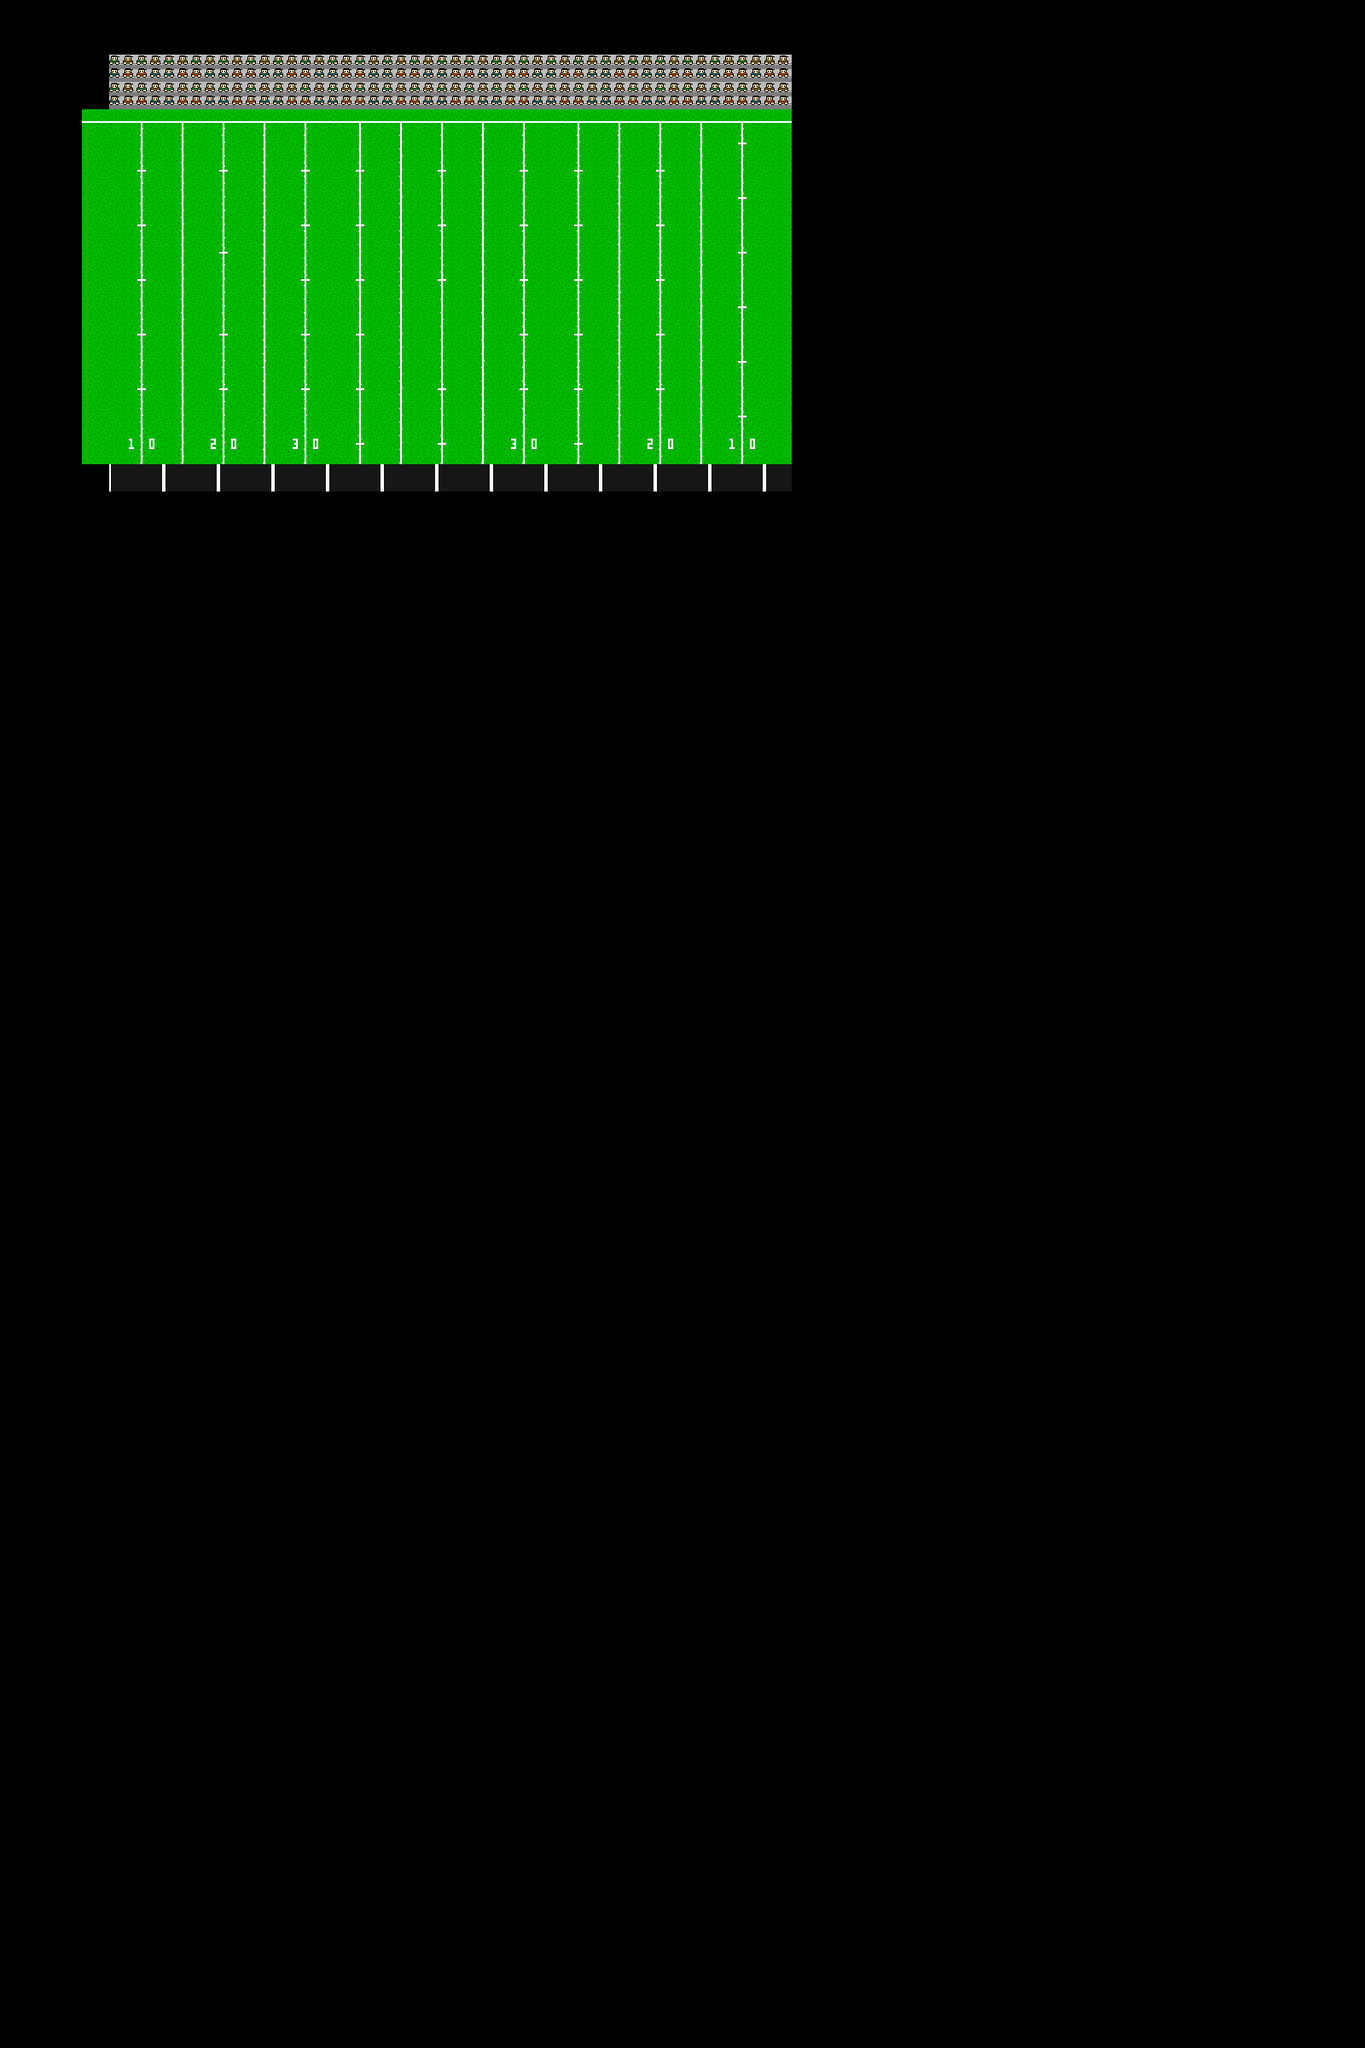

The image is a tile-based game level rendered from a .tmx file. Its description and source (layers, tilesets, objects; grid data summarised) follow:
An orthogonal 50x75 tile map with 32x32 px tiles, 2 tile layers (Tile Layer 1, Tile Layer 2), 4 tilesets and 6 objects (toHall).

<map version="1.0" orientation="orthogonal" width="50" height="75" tilewidth="32" tileheight="32">
 <tileset firstgid="1" name="3591Final-Football-ss04" tilewidth="32" tileheight="32">
  <image source="Tilesets/3591Final-Football-ss04.png" width="316" height="240" />
 </tileset>
 <tileset firstgid="64" name="sprite_parking_lot_1" tilewidth="32" tileheight="32">
  <image source="Tilesets/sprite_parking_lot_1.png" width="32" height="32" />
 </tileset>
 <tileset firstgid="65" name="sprite_parking_lot_2" tilewidth="32" tileheight="32">
  <image source="Tilesets/sprite_parking_lot_2.png" width="32" height="32" />
 </tileset>
 <tileset firstgid="66" name="Backgrounds Variety" tilewidth="32" tileheight="32">
  <image source="Tilesets/Backgrounds Variety.png" width="896" height="1385" />
 </tileset>
 <layer name="Tile Layer 1" width="50" height="75">
  <data>[3750 cells, 0 non-empty, 0 distinct tile ids]</data>
 </layer>
 <layer name="Tile Layer 2" width="50" height="75">
  <data>[3750 cells, 413 non-empty, 46 distinct tile ids]</data>
 </layer>
 <imagelayer name="Image Layer 1" width="50" height="75" />
 <objectgroup name="Teleport" width="50" height="75">
  <object name="toHall" x="416" y="512" width="128" height="64">
   <properties>
    <property name="warpMap" value="map_HallwayWest" />
    <property name="warpX" value="5" />
    <property name="warpY" value="1" />
   </properties>
  </object>
 </objectgroup>
 <objectgroup name="Solid" width="50" height="75">
  <object x="96" y="128" width="831" height="14" />
  <object x="82" y="145" width="12" height="398" />
  <object x="81" y="545" width="46" height="29" />
  <object x="128" y="577" width="800" height="27" />
  <object x="929" y="128" width="29" height="476" />
 </objectgroup>
</map>
